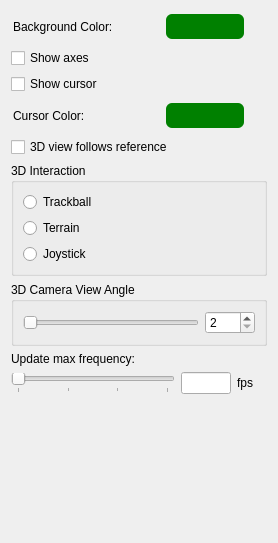
<?xml version="1.0" encoding="UTF-8"?>
<ui version="4.0">
 <class>WorldObjectSettingsWidget</class>
 <widget class="QWidget" name="WorldObjectSettingsWidget">
  <property name="geometry">
   <rect>
    <x>0</x>
    <y>0</y>
    <width>278</width>
    <height>543</height>
   </rect>
  </property>
  <property name="windowTitle">
   <string>Form</string>
  </property>
  <layout class="QVBoxLayout" name="verticalLayout_3">
   <item>
    <layout class="QHBoxLayout">
     <property name="spacing">
      <number>2</number>
     </property>
     <property name="leftMargin">
      <number>2</number>
     </property>
     <property name="topMargin">
      <number>2</number>
     </property>
     <property name="rightMargin">
      <number>2</number>
     </property>
     <property name="bottomMargin">
      <number>2</number>
     </property>
     <item>
      <widget class="QLabel" name="label">
       <property name="minimumSize">
        <size>
         <width>150</width>
         <height>0</height>
        </size>
       </property>
       <property name="text">
        <string>Background Color: </string>
       </property>
      </widget>
     </item>
     <item>
      <widget class="QPushButton" name="changeColorButton">
       <property name="minimumSize">
        <size>
         <width>80</width>
         <height>27</height>
        </size>
       </property>
       <property name="autoFillBackground">
        <bool>false</bool>
       </property>
       <property name="styleSheet">
        <string notr="true">background-color: green; 
border-width: 2px;
border-style: solid;
border-radius: 7;</string>
       </property>
       <property name="text">
        <string/>
       </property>
       <property name="flat">
        <bool>false</bool>
       </property>
      </widget>
     </item>
     <item>
      <spacer name="spacer1">
       <property name="orientation">
        <enum>Qt::Horizontal</enum>
       </property>
       <property name="sizeType">
        <enum>QSizePolicy::MinimumExpanding</enum>
       </property>
       <property name="sizeHint" stdset="0">
        <size>
         <width>16</width>
         <height>16</height>
        </size>
       </property>
      </spacer>
     </item>
    </layout>
   </item>
   <item>
    <widget class="QCheckBox" name="showAxesCheckBox">
     <property name="text">
      <string>Show axes</string>
     </property>
    </widget>
   </item>
   <item>
    <widget class="QCheckBox" name="showCursorCheckBox">
     <property name="text">
      <string>Show cursor</string>
     </property>
    </widget>
   </item>
   <item>
    <layout class="QHBoxLayout" name="_2">
     <property name="spacing">
      <number>2</number>
     </property>
     <property name="leftMargin">
      <number>2</number>
     </property>
     <property name="topMargin">
      <number>2</number>
     </property>
     <property name="rightMargin">
      <number>2</number>
     </property>
     <property name="bottomMargin">
      <number>2</number>
     </property>
     <item>
      <widget class="QLabel" name="label_2">
       <property name="minimumSize">
        <size>
         <width>150</width>
         <height>0</height>
        </size>
       </property>
       <property name="text">
        <string>Cursor Color: </string>
       </property>
      </widget>
     </item>
     <item>
      <widget class="QPushButton" name="changeCursorColorButton">
       <property name="minimumSize">
        <size>
         <width>80</width>
         <height>27</height>
        </size>
       </property>
       <property name="autoFillBackground">
        <bool>false</bool>
       </property>
       <property name="styleSheet">
        <string notr="true">background-color: green; 
border-width: 2px;
border-style: solid;
border-radius: 7;</string>
       </property>
       <property name="text">
        <string/>
       </property>
       <property name="flat">
        <bool>false</bool>
       </property>
      </widget>
     </item>
     <item>
      <spacer name="spacer1_2">
       <property name="orientation">
        <enum>Qt::Horizontal</enum>
       </property>
       <property name="sizeType">
        <enum>QSizePolicy::MinimumExpanding</enum>
       </property>
       <property name="sizeHint" stdset="0">
        <size>
         <width>16</width>
         <height>16</height>
        </size>
       </property>
      </spacer>
     </item>
    </layout>
   </item>
   <item>
    <widget class="QCheckBox" name="viewFollowsReferenceCheckBox">
     <property name="text">
      <string>3D view follows reference</string>
     </property>
    </widget>
   </item>
   <item>
    <widget class="QGroupBox" name="groupBox">
     <property name="title">
      <string>3D Interaction</string>
     </property>
     <layout class="QVBoxLayout" name="verticalLayout">
      <item>
       <widget class="QRadioButton" name="trackballInteractionRadioButton">
        <property name="text">
         <string>Trackball</string>
        </property>
        <attribute name="buttonGroup">
         <string notr="true">interactionStyleButtonGroup</string>
        </attribute>
       </widget>
      </item>
      <item>
       <widget class="QRadioButton" name="terrainInteractionRadioButton">
        <property name="text">
         <string>Terrain</string>
        </property>
        <attribute name="buttonGroup">
         <string notr="true">interactionStyleButtonGroup</string>
        </attribute>
       </widget>
      </item>
      <item>
       <widget class="QRadioButton" name="joystickInteractionRadioButton">
        <property name="text">
         <string>Joystick</string>
        </property>
        <attribute name="buttonGroup">
         <string notr="true">interactionStyleButtonGroup</string>
        </attribute>
       </widget>
      </item>
     </layout>
    </widget>
   </item>
   <item>
    <widget class="QGroupBox" name="cameraAngleGroupBox">
     <property name="title">
      <string>3D Camera View Angle</string>
     </property>
     <layout class="QVBoxLayout" name="verticalLayout_2">
      <item>
       <layout class="QHBoxLayout" name="horizontalLayout_3">
        <item>
         <widget class="QSlider" name="cameraAngleSlider">
          <property name="minimum">
           <number>2</number>
          </property>
          <property name="maximum">
           <number>90</number>
          </property>
          <property name="orientation">
           <enum>Qt::Horizontal</enum>
          </property>
         </widget>
        </item>
        <item>
         <widget class="QSpinBox" name="cameraAngleSpinBox">
          <property name="minimumSize">
           <size>
            <width>50</width>
            <height>0</height>
           </size>
          </property>
          <property name="keyboardTracking">
           <bool>false</bool>
          </property>
          <property name="minimum">
           <number>2</number>
          </property>
          <property name="maximum">
           <number>90</number>
          </property>
         </widget>
        </item>
       </layout>
      </item>
     </layout>
    </widget>
   </item>
   <item>
    <widget class="QLabel" name="updateMaxFrequencyLabel">
     <property name="text">
      <string>Update max frequency:</string>
     </property>
    </widget>
   </item>
   <item>
    <layout class="QHBoxLayout" name="horizontalLayout_2">
     <item>
      <widget class="QSlider" name="updateMaxFrequencySlider">
       <property name="toolTip">
        <string>Frequency of the clock of the system</string>
       </property>
       <property name="maximum">
        <number>3</number>
       </property>
       <property name="orientation">
        <enum>Qt::Horizontal</enum>
       </property>
       <property name="invertedAppearance">
        <bool>false</bool>
       </property>
       <property name="invertedControls">
        <bool>false</bool>
       </property>
       <property name="tickPosition">
        <enum>QSlider::TicksBelow</enum>
       </property>
      </widget>
     </item>
     <item>
      <widget class="QLineEdit" name="fpsLineEdit">
       <property name="minimumSize">
        <size>
         <width>50</width>
         <height>0</height>
        </size>
       </property>
       <property name="maximumSize">
        <size>
         <width>50</width>
         <height>16777215</height>
        </size>
       </property>
       <property name="readOnly">
        <bool>true</bool>
       </property>
      </widget>
     </item>
     <item>
      <widget class="QLabel" name="fpsLabel">
       <property name="minimumSize">
        <size>
         <width>30</width>
         <height>0</height>
        </size>
       </property>
       <property name="maximumSize">
        <size>
         <width>30</width>
         <height>16777215</height>
        </size>
       </property>
       <property name="text">
        <string>fps</string>
       </property>
      </widget>
     </item>
    </layout>
   </item>
   <item>
    <spacer name="verticalSpacer">
     <property name="orientation">
      <enum>Qt::Vertical</enum>
     </property>
     <property name="sizeHint" stdset="0">
      <size>
       <width>20</width>
       <height>345</height>
      </size>
     </property>
    </spacer>
   </item>
  </layout>
 </widget>
 <resources/>
 <connections>
  <connection>
   <sender>changeColorButton</sender>
   <signal>clicked()</signal>
   <receiver>WorldObjectSettingsWidget</receiver>
   <slot>OnBackgroundColorButtonClicked()</slot>
   <hints>
    <hint type="sourcelabel">
     <x>197</x>
     <y>24</y>
    </hint>
    <hint type="destinationlabel">
     <x>293</x>
     <y>50</y>
    </hint>
   </hints>
  </connection>
  <connection>
   <sender>showAxesCheckBox</sender>
   <signal>toggled(bool)</signal>
   <receiver>WorldObjectSettingsWidget</receiver>
   <slot>OnShowAxesCheckBoxToggled(bool)</slot>
   <hints>
    <hint type="sourcelabel">
     <x>89</x>
     <y>56</y>
    </hint>
    <hint type="destinationlabel">
     <x>291</x>
     <y>112</y>
    </hint>
   </hints>
  </connection>
  <connection>
   <sender>showCursorCheckBox</sender>
   <signal>toggled(bool)</signal>
   <receiver>WorldObjectSettingsWidget</receiver>
   <slot>OnShowCursorCheckBoxToggled(bool)</slot>
   <hints>
    <hint type="sourcelabel">
     <x>145</x>
     <y>84</y>
    </hint>
    <hint type="destinationlabel">
     <x>145</x>
     <y>215</y>
    </hint>
   </hints>
  </connection>
  <connection>
   <sender>interactionStyleButtonGroup</sender>
   <signal>buttonClicked(int)</signal>
   <receiver>WorldObjectSettingsWidget</receiver>
   <slot>On3DInteractionButtonClicked(int)</slot>
   <hints>
    <hint type="sourcelabel">
     <x>-1</x>
     <y>-1</y>
    </hint>
    <hint type="destinationlabel">
     <x>145</x>
     <y>215</y>
    </hint>
   </hints>
  </connection>
  <connection>
   <sender>changeCursorColorButton</sender>
   <signal>clicked(bool)</signal>
   <receiver>WorldObjectSettingsWidget</receiver>
   <slot>OnCursorColorButtonClicked()</slot>
   <hints>
    <hint type="sourcelabel">
     <x>203</x>
     <y>115</y>
    </hint>
    <hint type="destinationlabel">
     <x>135</x>
     <y>205</y>
    </hint>
   </hints>
  </connection>
 </connections>
 <slots>
  <slot>OnBackgroundColorButtonClicked()</slot>
  <slot>OnShowAxesCheckBoxToggled(bool)</slot>
  <slot>OnShowCursorCheckBoxToggled(bool)</slot>
  <slot>On3DInteractionButtonClicked(int)</slot>
  <slot>OnCursorColorButtonClicked()</slot>
 </slots>
 <buttongroups>
  <buttongroup name="interactionStyleButtonGroup"/>
 </buttongroups>
</ui>
